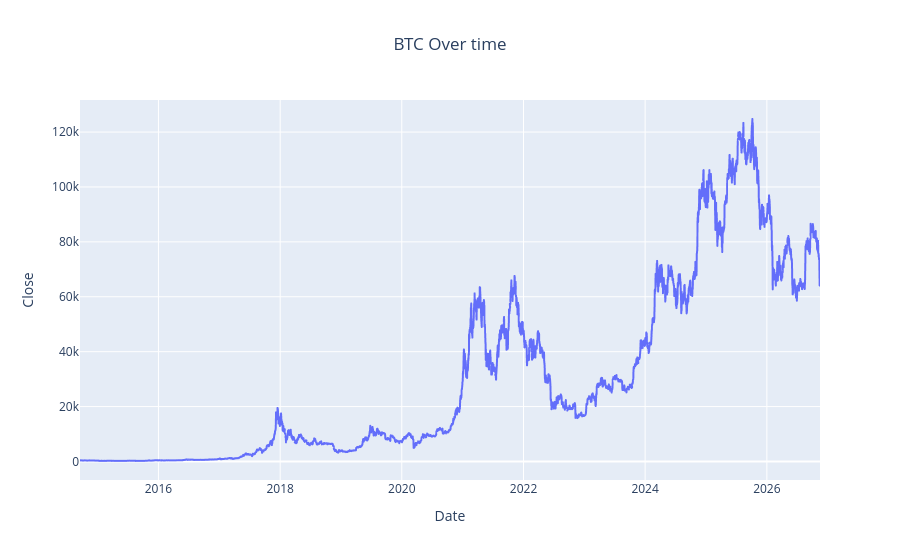

The notebook cell saved with this chart:
### Code cell
fig = px.line(btc_usd,
            x = btc_usd.index,
            y = "Close",
            title = "BTC Over time" 
            )
fig.update_layout(title_x = 0.5)
fig.show()

### Figure 1 — Plotly figure (JSON) as saved in the notebook; plotly's stock layout.template omitted (floating-point values rounded to 4 significant figures; data arrays with more than 128 entries replaced by an {"elided": "..."} marker saying what was removed)
{"data": [{"hovertemplate": "Date=%{x}<br>Close=%{y}<extra></extra>", "legendgroup": "", "line": {"color": "#636efa", "dash": "solid"}, "marker": {"symbol": "circle"}, "mode": "lines", "name": "", "showlegend": false, "type": "scattergl", "x": {"elided": "4444 str values"}, "xaxis": "x", "y": {"elided": "4444 float values"}, "yaxis": "y"}], "layout": {"legend": {"tracegroupgap": 0}, "title": {"text": "BTC Over time", "x": 0.5}, "xaxis": {"anchor": "y", "domain": [0, 1], "title": {"text": "Date"}}, "yaxis": {"anchor": "x", "domain": [0, 1], "title": {"text": "Close"}}}}
